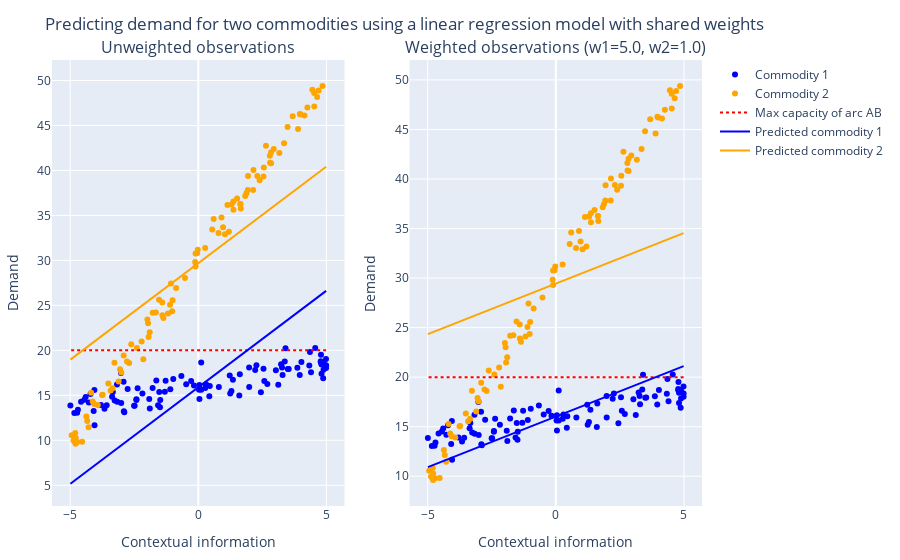

The notebook cell this image was saved under:
### Code cell
p = [p1 p2]
relayout!(p, title_text="Predicting demand for two commodities using a linear regression model with shared weights")
p
